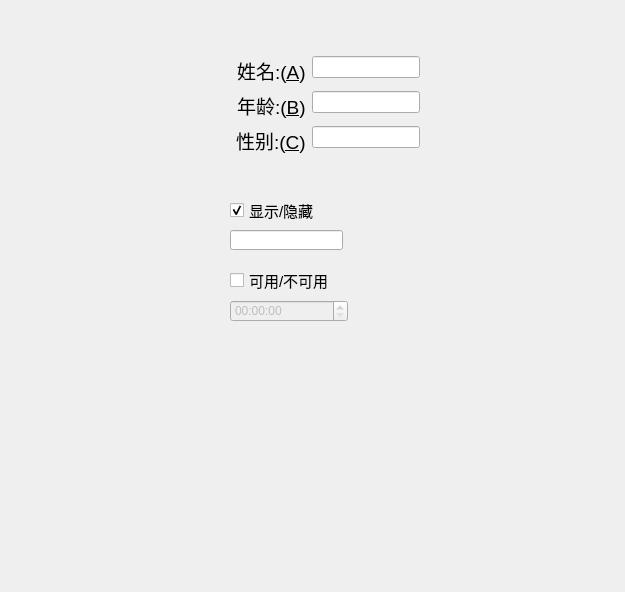
<?xml version="1.0" encoding="UTF-8"?>
<ui version="4.0">
 <class>Form</class>
 <widget class="QWidget" name="Form">
  <property name="geometry">
   <rect>
    <x>0</x>
    <y>0</y>
    <width>625</width>
    <height>592</height>
   </rect>
  </property>
  <property name="windowTitle">
   <string>Form</string>
  </property>
  <widget class="QWidget" name="formLayoutWidget">
   <property name="geometry">
    <rect>
     <x>210</x>
     <y>50</y>
     <width>231</width>
     <height>111</height>
    </rect>
   </property>
   <layout class="QFormLayout" name="formLayout">
    <property name="sizeConstraint">
     <enum>QLayout::SetDefaultConstraint</enum>
    </property>
    <property name="labelAlignment">
     <set>Qt::AlignCenter</set>
    </property>
    <property name="formAlignment">
     <set>Qt::AlignCenter</set>
    </property>
    <item row="0" column="0">
     <widget class="QLabel" name="label">
      <property name="sizePolicy">
       <sizepolicy hsizetype="Fixed" vsizetype="Fixed">
        <horstretch>0</horstretch>
        <verstretch>0</verstretch>
       </sizepolicy>
      </property>
      <property name="font">
       <font>
        <family>Arial</family>
        <pointsize>14</pointsize>
       </font>
      </property>
      <property name="text">
       <string>姓名:(&amp;A)</string>
      </property>
      <property name="buddy">
       <cstring>lineEdit</cstring>
      </property>
     </widget>
    </item>
    <item row="0" column="1">
     <widget class="QLineEdit" name="lineEdit">
      <property name="sizePolicy">
       <sizepolicy hsizetype="Fixed" vsizetype="Fixed">
        <horstretch>0</horstretch>
        <verstretch>0</verstretch>
       </sizepolicy>
      </property>
     </widget>
    </item>
    <item row="1" column="0">
     <widget class="QLabel" name="label_2">
      <property name="sizePolicy">
       <sizepolicy hsizetype="Fixed" vsizetype="Fixed">
        <horstretch>0</horstretch>
        <verstretch>0</verstretch>
       </sizepolicy>
      </property>
      <property name="font">
       <font>
        <family>Arial</family>
        <pointsize>14</pointsize>
       </font>
      </property>
      <property name="text">
       <string>年龄:(&amp;B)</string>
      </property>
      <property name="buddy">
       <cstring>lineEdit_2</cstring>
      </property>
     </widget>
    </item>
    <item row="1" column="1">
     <widget class="QLineEdit" name="lineEdit_2">
      <property name="sizePolicy">
       <sizepolicy hsizetype="Fixed" vsizetype="Fixed">
        <horstretch>0</horstretch>
        <verstretch>0</verstretch>
       </sizepolicy>
      </property>
     </widget>
    </item>
    <item row="2" column="0">
     <widget class="QLabel" name="label_3">
      <property name="sizePolicy">
       <sizepolicy hsizetype="Fixed" vsizetype="Fixed">
        <horstretch>0</horstretch>
        <verstretch>0</verstretch>
       </sizepolicy>
      </property>
      <property name="font">
       <font>
        <family>Arial</family>
        <pointsize>14</pointsize>
       </font>
      </property>
      <property name="text">
       <string>性别:(&amp;C)</string>
      </property>
      <property name="buddy">
       <cstring>lineEdit_3</cstring>
      </property>
     </widget>
    </item>
    <item row="2" column="1">
     <widget class="QLineEdit" name="lineEdit_3">
      <property name="sizePolicy">
       <sizepolicy hsizetype="Fixed" vsizetype="Fixed">
        <horstretch>0</horstretch>
        <verstretch>0</verstretch>
       </sizepolicy>
      </property>
     </widget>
    </item>
   </layout>
  </widget>
  <widget class="QCheckBox" name="checkBox">
   <property name="geometry">
    <rect>
     <x>230</x>
     <y>200</y>
     <width>111</width>
     <height>21</height>
    </rect>
   </property>
   <property name="font">
    <font>
     <family>Arial</family>
     <pointsize>11</pointsize>
    </font>
   </property>
   <property name="text">
    <string>显示/隐藏</string>
   </property>
   <property name="checked">
    <bool>true</bool>
   </property>
  </widget>
  <widget class="QLineEdit" name="lineEdit_4">
   <property name="geometry">
    <rect>
     <x>230</x>
     <y>230</y>
     <width>113</width>
     <height>20</height>
    </rect>
   </property>
  </widget>
  <widget class="QCheckBox" name="checkBox_2">
   <property name="geometry">
    <rect>
     <x>230</x>
     <y>270</y>
     <width>111</width>
     <height>21</height>
    </rect>
   </property>
   <property name="font">
    <font>
     <family>Arial</family>
     <pointsize>11</pointsize>
    </font>
   </property>
   <property name="text">
    <string>可用/不可用</string>
   </property>
  </widget>
  <widget class="QTimeEdit" name="timeEdit">
   <property name="enabled">
    <bool>false</bool>
   </property>
   <property name="geometry">
    <rect>
     <x>230</x>
     <y>300</y>
     <width>118</width>
     <height>22</height>
    </rect>
   </property>
  </widget>
 </widget>
 <tabstops>
  <tabstop>lineEdit</tabstop>
  <tabstop>lineEdit_3</tabstop>
  <tabstop>lineEdit_2</tabstop>
 </tabstops>
 <resources/>
 <connections>
  <connection>
   <sender>checkBox</sender>
   <signal>toggled(bool)</signal>
   <receiver>lineEdit_4</receiver>
   <slot>setVisible(bool)</slot>
   <hints>
    <hint type="sourcelabel">
     <x>292</x>
     <y>207</y>
    </hint>
    <hint type="destinationlabel">
     <x>293</x>
     <y>239</y>
    </hint>
   </hints>
  </connection>
  <connection>
   <sender>checkBox_2</sender>
   <signal>toggled(bool)</signal>
   <receiver>timeEdit</receiver>
   <slot>setEnabled(bool)</slot>
   <hints>
    <hint type="sourcelabel">
     <x>264</x>
     <y>283</y>
    </hint>
    <hint type="destinationlabel">
     <x>265</x>
     <y>306</y>
    </hint>
   </hints>
  </connection>
 </connections>
</ui>
